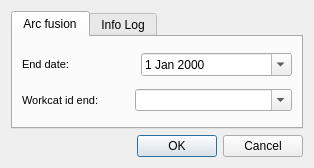
<?xml version="1.0" encoding="UTF-8"?>
<ui version="4.0">
 <class>arc_fusion</class>
 <widget class="QDialog" name="arc_fusion">
  <property name="geometry">
   <rect>
    <x>0</x>
    <y>0</y>
    <width>314</width>
    <height>165</height>
   </rect>
  </property>
  <property name="windowTitle">
   <string>Arc fusion</string>
  </property>
  <layout class="QGridLayout" name="gridLayout">
   <item row="0" column="0">
    <widget class="QTabWidget" name="mainTab">
     <property name="currentIndex">
      <number>0</number>
     </property>
     <widget class="QWidget" name="tab_config">
      <attribute name="title">
       <string>Arc fusion</string>
      </attribute>
      <layout class="QGridLayout" name="gridLayout_2">
       <item row="0" column="0">
        <layout class="QHBoxLayout" name="horizontalLayout_2">
         <item>
          <widget class="QLabel" name="label_enddate">
           <property name="font">
            <font>
             <pointsize>8</pointsize>
            </font>
           </property>
           <property name="frameShape">
            <enum>QFrame::NoFrame</enum>
           </property>
           <property name="frameShadow">
            <enum>QFrame::Raised</enum>
           </property>
           <property name="text">
            <string>End date:</string>
           </property>
           <property name="textFormat">
            <enum>Qt::AutoText</enum>
           </property>
           <property name="scaledContents">
            <bool>false</bool>
           </property>
           <property name="margin">
            <number>3</number>
           </property>
          </widget>
         </item>
         <item>
          <spacer name="horizontalSpacer">
           <property name="orientation">
            <enum>Qt::Horizontal</enum>
           </property>
           <property name="sizeType">
            <enum>QSizePolicy::Fixed</enum>
           </property>
           <property name="sizeHint" stdset="0">
            <size>
             <width>65</width>
             <height>20</height>
            </size>
           </property>
          </spacer>
         </item>
         <item>
          <widget class="QDateEdit" name="enddate">
           <property name="sizePolicy">
            <sizepolicy hsizetype="Expanding" vsizetype="Fixed">
             <horstretch>0</horstretch>
             <verstretch>0</verstretch>
            </sizepolicy>
           </property>
           <property name="calendarPopup">
            <bool>true</bool>
           </property>
          </widget>
         </item>
        </layout>
       </item>
       <item row="1" column="0">
        <layout class="QHBoxLayout" name="horizontalLayout">
         <item>
          <widget class="QLabel" name="label_workcat_id_end">
           <property name="font">
            <font>
             <pointsize>8</pointsize>
            </font>
           </property>
           <property name="frameShape">
            <enum>QFrame::NoFrame</enum>
           </property>
           <property name="frameShadow">
            <enum>QFrame::Raised</enum>
           </property>
           <property name="text">
            <string>Workcat id end:</string>
           </property>
           <property name="textFormat">
            <enum>Qt::AutoText</enum>
           </property>
           <property name="scaledContents">
            <bool>false</bool>
           </property>
           <property name="margin">
            <number>3</number>
           </property>
          </widget>
         </item>
         <item>
          <spacer name="horizontalSpacer_2">
           <property name="orientation">
            <enum>Qt::Horizontal</enum>
           </property>
           <property name="sizeType">
            <enum>QSizePolicy::Fixed</enum>
           </property>
           <property name="sizeHint" stdset="0">
            <size>
             <width>30</width>
             <height>20</height>
            </size>
           </property>
          </spacer>
         </item>
         <item>
          <widget class="QComboBox" name="workcat_id_end">
           <property name="sizePolicy">
            <sizepolicy hsizetype="Expanding" vsizetype="Fixed">
             <horstretch>0</horstretch>
             <verstretch>0</verstretch>
            </sizepolicy>
           </property>
           <property name="contextMenuPolicy">
            <enum>Qt::CustomContextMenu</enum>
           </property>
           <property name="editable">
            <bool>true</bool>
           </property>
          </widget>
         </item>
        </layout>
       </item>
      </layout>
     </widget>
     <widget class="QWidget" name="tab_loginfo">
      <attribute name="title">
       <string>Info Log</string>
      </attribute>
      <layout class="QGridLayout" name="gridLayout_3">
       <item row="0" column="0">
        <widget class="QTextEdit" name="txt_infolog"/>
       </item>
      </layout>
     </widget>
    </widget>
   </item>
   <item row="2" column="0">
    <layout class="QHBoxLayout" name="horizontalLayout_3">
     <item>
      <spacer name="horizontalSpacer_3">
       <property name="orientation">
        <enum>Qt::Horizontal</enum>
       </property>
       <property name="sizeHint" stdset="0">
        <size>
         <width>40</width>
         <height>20</height>
        </size>
       </property>
      </spacer>
     </item>
     <item>
      <widget class="QPushButton" name="btn_accept">
       <property name="text">
        <string>OK</string>
       </property>
      </widget>
     </item>
     <item>
      <widget class="QPushButton" name="btn_cancel">
       <property name="text">
        <string>Cancel</string>
       </property>
      </widget>
     </item>
    </layout>
   </item>
   <item row="1" column="0">
    <spacer name="verticalSpacer">
     <property name="orientation">
      <enum>Qt::Vertical</enum>
     </property>
     <property name="sizeHint" stdset="0">
      <size>
       <width>20</width>
       <height>40</height>
      </size>
     </property>
    </spacer>
   </item>
  </layout>
 </widget>
 <tabstops>
  <tabstop>workcat_id_end</tabstop>
  <tabstop>enddate</tabstop>
 </tabstops>
 <resources/>
 <connections/>
</ui>
